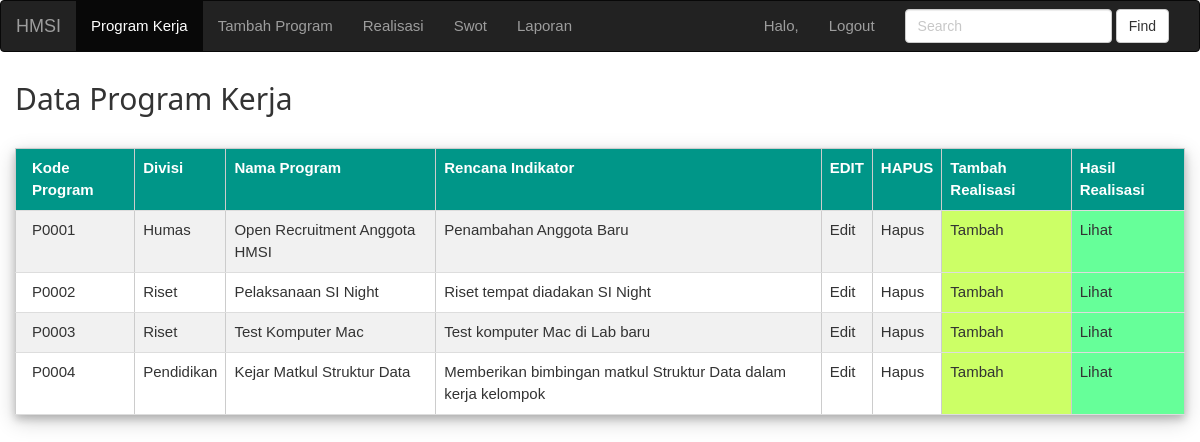
The app's page /index-admin.php with its own data.
### tables this page shows
CREATE TABLE IF NOT EXISTS `prog_kerja` (
  `kode_prog` char(5) NOT NULL,
  `divisi` varchar(20) DEFAULT NULL,
  `nm_prog` varchar(100) NOT NULL,
  `ren_indikator` varchar(100) NOT NULL,
  `ren_jumlah` int(10) NOT NULL,
  `ren_satuan` char(10) NOT NULL,
  `ren_anggaran` int(11) NOT NULL,
  `ren_bln1` char(1) DEFAULT NULL,
  `ren_bln2` char(1) DEFAULT NULL,
  `ren_bln3` char(1) DEFAULT NULL,
  `ren_bln4` char(1) DEFAULT NULL,
  `ren_bln5` char(1) DEFAULT NULL,
  `ren_bln6` char(1) DEFAULT NULL,
  `ren_bln7` char(1) DEFAULT NULL,
  `ren_bln8` char(1) DEFAULT NULL,
  `ren_bln9` char(1) DEFAULT NULL,
  `ren_bln10` char(1) DEFAULT NULL,
  `ren_bln11` char(1) DEFAULT NULL,
  `ren_bln12` char(1) DEFAULT NULL,
  `tahun` char(4) NOT NULL
);

### index-admin.php (the view, shortened to what this page needs)
<!DOCTYPE html>
<html>
<head>
    <link rel="stylesheet" href="css/bootstrap.min.css">
	<link rel="stylesheet" href="css/styles.css">
	<link rel="stylesheet" href="css/W3.css">
</head>
<body>
	<nav class="navbar navbar-inverse">
	  <div class="container-fluid">
		<div class="navbar-header">
		  <a class="navbar-brand" href="index-admin.php">HMSI</a></li>
		</div>
		<div class="collapse navbar-collapse" id="bs-example-navbar-collapse-1">
		  <ul class="nav navbar-nav">
			<li class="active"><a href="index-admin.php">Program Kerja <span class="sr-only">(current)</span></a></li>
			<li class><a href="tambah.php" target="_blank">Tambah Program <span class="sr-only">(current)</span></a></li>
			<li class><a href="realisasi.php">Realisasi <span class="sr-only">(current)</span></a></li>
			<li class><a href="swot.php">Swot <span class="sr-only">(current)</span></a></li>
			<li class><a href="laporan.php" target="_blank">Laporan <span class="sr-only">(current)</span></a></li>
		  </ul>
		  <form class="navbar-form navbar-right" role="search">
			<div class="form-group">
			  <input type="text" class="form-control" placeholder="Search">
			</div>
			<button type="submit" class="btn btn-default">Find</button>
		  </form>
		  <ul class="nav navbar-nav navbar-right">
			<li>
				<a href="" class="dropdown-toggle" data-toggle="dropdown" role="button" aria-haspopup="true" aria-expanded="false">
					<span class="glyphicon glyphicon-user" aria-hidden="true"></span><?PHP
						if(isset($_POST['username']))
						echo "Halo, ".$_POST['username']."<br>";
						else
						echo "Halo, ".$_COOKIE['username']."<br>";
					?>
				</a>
			</li>
			<li><a href="logout.php">Logout</a></li>
		  </ul>
		</div>
	  </div>
	</nav>
	<div class="col-md-12">
	<h2>Data Program Kerja</h2>
	<br/>
	<table class="w3-table-all w3-card-4" cellpadding="5" cellspacing="0" border="1">
		<tr class="w3-teal">
			<th>Kode Program</th>
			<th>Divisi</th>
			<th>Nama Program</th>
			<th>Rencana Indikator</th>
			<th>EDIT</th>
			<th>HAPUS</th>
			<th>Tambah Realisasi</th>
			<th>Hasil Realisasi</th>
		</tr>
		<?php
		$query = mysql_query("SELECT * FROM prog_kerja") or die(mysql_error());
		if(mysql_num_rows($query) == 0){
			echo '<tr><td colspan="6">Tidak ada data!</td></tr>';
		}else{
			while($data = mysql_fetch_assoc($query)){
				echo '<tr style="height: 40px;">';
					echo '<td>'.$data['kode_prog'].'</td>';
					echo '<td>'.$data['divisi'].'</td>';
					echo '<td>'.$data['nm_prog'].'</td>';
					echo '<td>'.$data['ren_indikator'].'</td>';
					echo '<td><a href="edit.php?kode_prog='.$data['kode_prog'].'">Edit</a>
					<td><a href="hapus.php?kode_prog='.$data['kode_prog'].'">Hapus </a></td>';
					echo '<td style="background-color:#ccff66"><a href="tambah_rel.php?kode_prog='.$data['kode_prog'].'" target="_blank">Tambah</a></td>';
					echo '<td style="background-color:#66ff99"><a href="hasil-realisasi.php?kode_prog='.$data['kode_prog'].'" target="_blank">Lihat</a></td>';
				echo '</tr>';
			}
		}
		?>
	</table>
	</div>
</body>
</html>

### css/styles.css (style rules this page uses)
table { border-collapse: collapse; width: 790px; }
th { text-align: center; padding: 8px; }
tr:nth-child(even) { background-color: #f2f2f2 }

### css/W3.css (style rules this page uses)
html { box-sizing:border-box }
*,*:before,*:after { box-sizing:inherit }
html { -ms-text-size-adjust:100%;-webkit-text-size-adjust:100% }
body { margin:0 }
article,aside,details,figcaption,figure,footer,header,main,menu,nav,section,summary { display:block }
a { background-color:transparent;-webkit-text-decoration-skip:objects }
button,input,select,textarea { font:inherit;margin:0 }
button,input { overflow:visible }
button,select { text-transform:none }
button,html [type=button],[type=reset],[type=submit] { -webkit-appearance:button }
html,body { font-family:Verdana,sans-serif;font-size:15px;line-height:1.5 }
html { overflow-x:hidden }
h1,h2,h3,h4,h5,h6,.w3-slim,.w3-wide { font-family:"Segoe UI",Arial,sans-serif }
h2 { font-size:30px }
h1,h2,h3,h4,h5,h6 { font-weight:400;margin:10px 0 }
a { color:inherit }
.w3-table,.w3-table-all { border-collapse:collapse;border-spacing:0;width:100%;display:table }
.w3-table-all { border:1px solid #ccc }
.w3-bordered tr,.w3-table-all tr { border-bottom:1px solid #ddd }
.w3-table-all tr:nth-child(odd) { background-color:#fff }
.w3-table-all tr:nth-child(even) { background-color:#f1f1f1 }
.w3-table td,.w3-table th,.w3-table-all td,.w3-table-all th { padding:8px 8px;display:table-cell;text-align:left;vertical-align:top }
.w3-table th:first-child,.w3-table td:first-child,.w3-table-all th:first-child,.w3-table-all td:first-child { padding-left:16px }
.w3-card-4,.w3-hover-shadow:hover { box-shadow:0 4px 8px 0 rgba(0,0,0,0.2),0 6px 20px 0 rgba(0,0,0,0.19)!important }
.w3-teal,.w3-hover-teal:hover { color:#fff!important;background-color:#009688!important }

### records on screen
prog_kerja: kode_prog "P0001", divisi "Humas", nm_prog "Open Recruitment Anggota HMSI", ren_indikator "Penambahan Anggota Baru"
prog_kerja: kode_prog "P0002", divisi "Riset", nm_prog "Pelaksanaan SI Night", ren_indikator "Riset tempat diadakan SI Night"
prog_kerja: kode_prog "P0003", divisi "Riset", nm_prog "Test Komputer Mac", ren_indikator "Test komputer Mac di Lab baru"
prog_kerja: kode_prog "P0004", divisi "Pendidikan", nm_prog "Kejar Matkul Struktur Data", ren_indikator "Memberikan bimbingan matkul Struktur Data dalam kerja kelompok"
